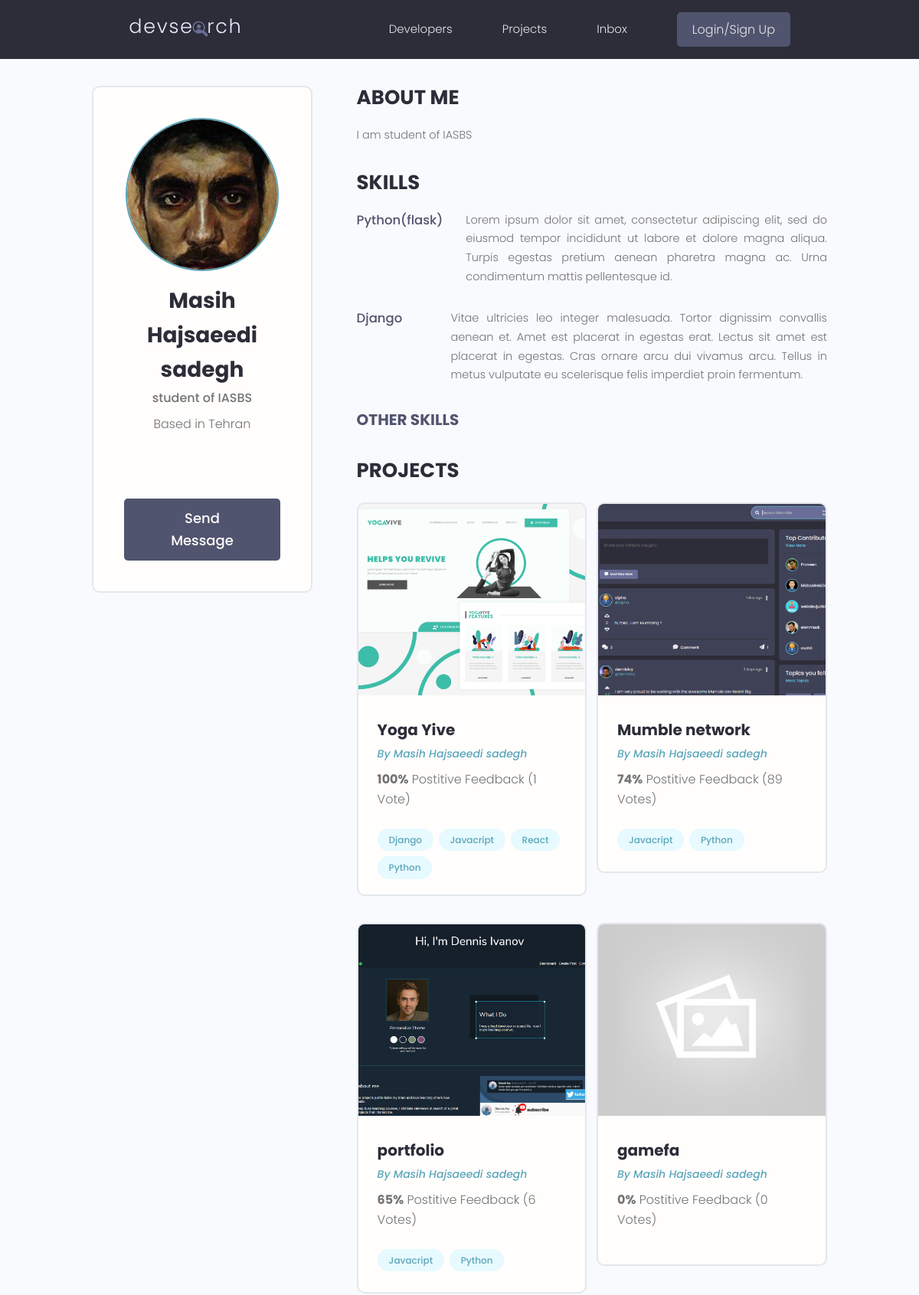
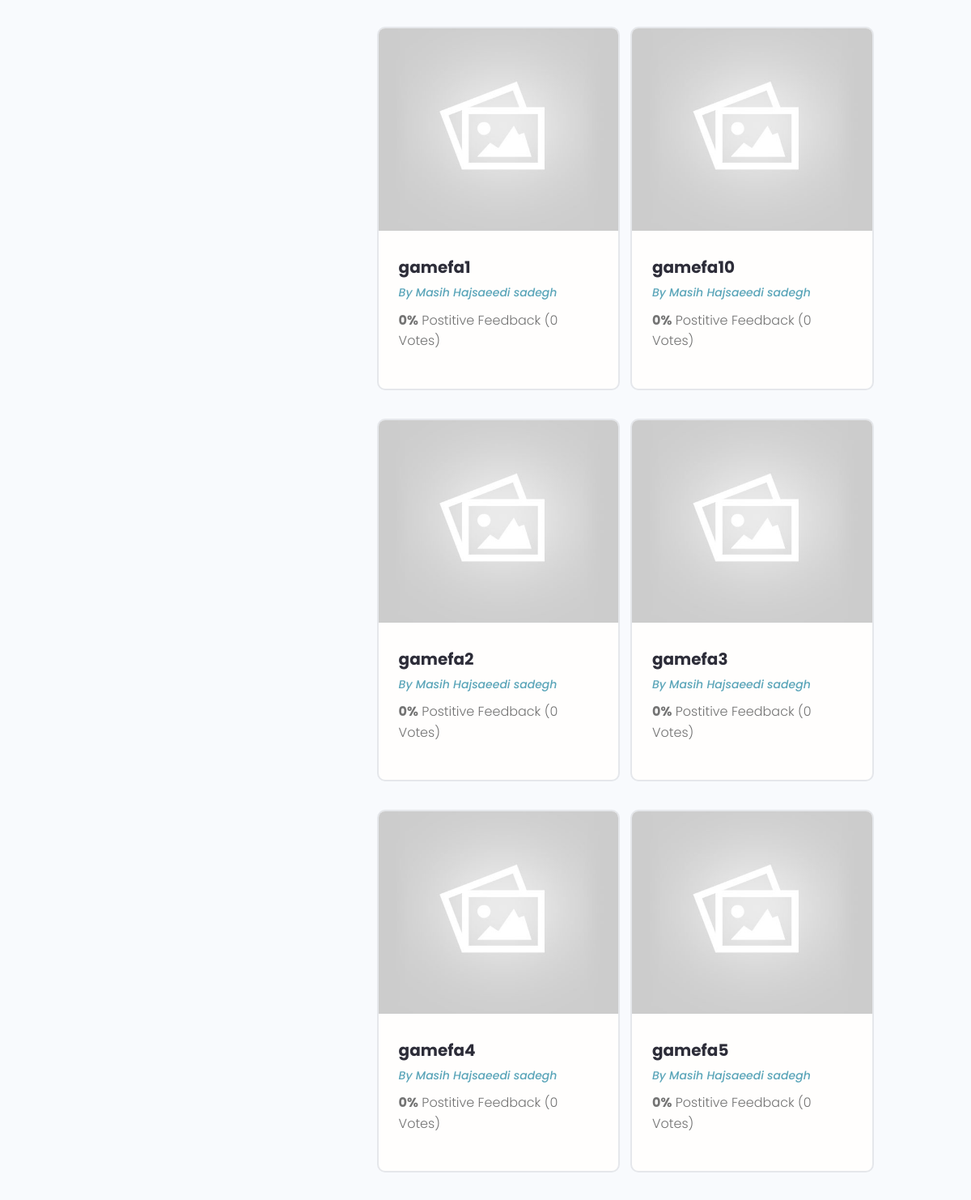
/profile/cf2e8592-e9a0-4fb7-9c13-87b04790bfd5/ (upper part), run on the app's committed database (2 pictures, top to bottom).
### users/models.py (models this page shows, shortened)
class Profile(models.Model):
    user = models.OneToOneField(User, on_delete=models.CASCADE, null=True, blank=True)
    name = models.CharField(max_length=200, null=True, blank=True)
    email = models.EmailField(max_length=500, null=True, blank=True)
    username = models.CharField(max_length=200, null=True, blank=True)
    location = models.CharField(max_length=200, null=True, blank=True)
    short_intro = models.CharField(max_length=200, null=True, blank=True)
    bio = models.TextField(null=True, blank=True)
    profile_image = models.ImageField(null=True, blank=True, upload_to='profiles/', default='profiles/user-default.png')
    social_github = models.CharField(max_length=200, null=True, blank=True)
    social_twitter = models.CharField(max_length=200, null=True, blank=True)
    social_linkedin = models.CharField(max_length=200, null=True, blank=True)
    social_youtube = models.CharField(max_length=200, null=True, blank=True)
    social_website = models.CharField(max_length=200, null=True, blank=True)
    created = models.DateTimeField(auto_now_add=True)
    id = models.UUIDField(default=uuid.uuid4, unique=True, primary_key=True, editable=False)

class Skill(models.Model):
    owner = models.ForeignKey(Profile, on_delete=models.CASCADE, null=True, blank=True)
    name = models.CharField(max_length=200, null=True, blank=True)
    description = models.TextField(null=True, blank=True)
    created = models.DateTimeField(auto_now_add=True)
    id = models.UUIDField(default=uuid.uuid4, unique=True, primary_key=True, editable=False)

### projects/models.py (models this page shows, shortened)
class Project(models.Model):
    owner = models.ForeignKey(Profile, null=True, blank=True, on_delete=models.SET_NULL)
    title = models.CharField(max_length=200)
    description = models.TextField(null=True, blank= True) # null is for database and blank is for django
    featured_image = models.ImageField(null=True, blank= True, default='default.jpg')
    demo_link = models.CharField(max_length=2000, null=True, blank=True)
    source_link = models.CharField(max_length=2000, null=True, blank=True)
    tags = models.ManyToManyField('Tag', blank=True)
    vote_total = models.IntegerField(default=0, null=True, blank=True)
    vote_ratio = models.IntegerField(default=0, null=True, blank=True)
    created = models.DateTimeField(auto_now_add=True)
    id = models.UUIDField(default=uuid.uuid4, unique=True, primary_key=True, editable=False)
    class Meta:
        ordering = ['-vote_ratio', '-vote_total', 'title']

class Tag(models.Model):
    name = models.CharField(max_length=200)
    created = models.DateTimeField(auto_now_add=True)
    id = models.UUIDField(default=uuid.uuid4, unique=True, primary_key=True, editable=False)
    def __str__(self):
        return self.name

### users/views.py (the view)
# urls.py: path('profile/<str:pk>/', views.user_profile, name='user-profile'),
def user_profile(request, pk):
    profile = Profile.objects.get(id=pk)
    top_skills = profile.skill_set.exclude(description__exact="")
    other_skills = profile.skill_set.filter(description="")
    context = {'profile':profile, 'top_skills':top_skills, 'other_skills':other_skills}
    return render(request, 'users/user-profile.html', context)

### users/templates/users/user-profile.html (shortened to what this page needs)
{% extends 'main.html' %}
{% block content %}
<main class="profile my-md">
    <div class="container">
      <div class="layout">
        <div class="column column--1of3">
          <div class="card text-center">
            <div class="card__body dev">
              <img class="avatar avatar--xl" src="{{ profile.profile_image.url }}" />
              <h2 class="dev__name">{{profile.name}}</h2>
              <p class="dev__title">{{profile.short_intro}}</p>
              <p class="dev__location">Based in {{profile.location}}</p>
              <ul class="dev__social">
              </ul>
              {% if request.user.profile.id != profile.id %}
              <a href="{% url 'create-message' profile.id %}" class="btn btn--sub btn--lg">Send Message </a>
              {% endif %}
            </div>
          </div>
        </div>
        <div class="column column--2of3">
          <div class="devInfo">
            <h3 class="devInfo__title">About Me</h3>
            <p class="devInfo__about">{{profile.bio}}</p>
          </div>
          <div class="devInfo">
            <h3 class="devInfo__title">Skills</h3>
            <div class="devInfo__skills">
                {% for skill in top_skills %}
                <div class="devSkill">
                    <h4 class="devSkill__title">{{skill.name}}</h4>
                    <p class="devSkill__info">
                    {{skill.description}}
                    </p>
                </div>
                {% endfor %}
              <h3 class="devInfo__subtitle">Other Skills</h3>
            </div>
          </div>
          <div class="devInfo">
            <h3 class="devInfo__title">Projects</h3>
            <div class="grid grid--two">
                {% for project in profile.project_set.all %}
                <div class="column">
                    <div class="card project">
                    <a href="{% url 'project' project.id %}" class="project">
                        <img class="project__thumbnail" src="{{project.featured_image.url}}" alt="project thumbnail" />
                        <div class="card__body">
                        <h3 class="project__title">{{project.title}}</h3>
                        <p><a class="project__author" href="{% url 'user-profile' project.owner.id %}">By {{project.owner.name}}</a></p>
                        <p class="project--rating">
                            <span style="font-weight: bold;">{{project.vote_ratio}}%</span> Postitive
                            Feedback ({{project.vote_total}} Vote{{project.vote_total|pluralize:"s"}})
                        </p>
                        <div class="project__tags">
                            {% for tag in project.tags.all %}
                            <span class="tag tag--pill tag--main">
                            <small>{{tag}}</small>
                            </span>
                            {% endfor %}
                        </div>
                        </div>
                    </a>
                    </div>
                </div>
                {% endfor %}
            </div>
          </div>
        </div>
      </div>
    </div>
  </main>
{% endblock content %}

### static/styles/app.css (style rules this page uses)
:root { --color-sub: #2d2d39; }
.btn--sub { background-color: var(--color-sub-light); }
.card { border: 2px solid var(--color-light); }
img { width: 100%; }
.profile .card > .dev { padding: 4rem; }
.dev__name { color: var(--color-sub); font-size: 2.8rem; font-weight: 700; margin-top: 1rem; margin-bottom: 0.5rem; }
.dev__title { font-size: 1.6rem; font-weight: 500; line-height: 1.3; }
.dev__location { margin-top: 1rem; }
.dev__social { margin: 3rem 0; list-style: none; display: flex; justify-content: center; gap: 1.5rem; }
.devInfo { margin-bottom: 3rem; }
.devInfo__title, .devInfo__subtitle { font-size: 2.6rem; color: var(--color-sub); text-transform: uppercase; font-weight: 700; margin-bottom: 1.5rem; }
.devInfo__subtitle { font-size: 2rem; color: var(--color-sub-light); }
.devInfo__about, .devSkill__info { font-size: 1.45rem; line-height: 1.7; text-align: justify; }
.devSkill { margin-bottom: 3rem; }
.devSkill__title { font-size: 1.65rem; font-weight: 500; color: var(--color-sub-light); }
@media screen and (min-width: 700px) { .devSkill { display: flex; justify-content: space-between; gap: 3rem; } }
@media screen and (min-width: 700px) { .devSkill__info { flex-basis: 80%; } }
.project__author { font-size: 1.4rem; font-style: italic; }
.project--rating { margin-bottom: 1.6em; margin-top: .5em; }
.project__thumbnail { height: 25rem; object-fit: cover; object-position: top center; }
.project__title { font-size: 2rem; font-weight: 700; color: var(--color-sub); }

### static/uikit/styles/modules/_variables.css (style rules this page uses)
:root { --color-main: #5aa5b9; --color-main-light: #e6faff; --color-sub: #3f4156; --color-sub-light: #51546e; --color-sub-lighter: #ededfd; --color-text: #737373; --color-gray: #8b8b8b; --color-light: #e5e7eb; --color-light-gray: #767676; --color-bg: #f8fafd; --color-white: #fffefd; --color-white-light: #f3f3f3; --color-success: #359e64; --color-success-bg: #def8e8; --color-error: #fc4b0b; --color-error-bg: #fff2ee; --font-base: 'Poppins', arial, helvetica, 'Segoe UI', roboto, ubuntu, sans-serif; --font-monospace: 'Fira Code', 'Courier New', courier, monospace; --font-regular: 300; --font-medium: 500; --font-bold: 700; --generic-shadow: 1px 1px 5px #00000010; --generic-transition: all 0.3s ease-in-out; }

### static/uikit/styles/modules/_base.css (style rules this page uses)
* { margin: 0; padding: 0; box-sizing: border-box; text-rendering: optimizeLegibility; color: inherit; font-size: inherit; }
html { font-size: 50%; }
@media only screen and (min-width: 480px) { html { font-size: 56.25%; } }
@media only screen and (min-width: 1200px) { html { font-size: 62.5%; } }
body { line-height: 1.6; font-weight: 400; font-size: 1.5rem; color: var(--color-text); background-color: var(--color-bg); min-height: 100vh; }

### static/uikit/styles/modules/_typography.css (style rules this page uses)
* { font-family: var(--font-base); }
h2 { font-size: 3.6rem; font-weight: var(--font-bold); }
h3 { font-size: 3.2rem; font-weight: var(--font-medium); }
h4 { font-size: 2.8rem; font-weight: var(--font-medium); }
p, span, strong { font-size: 1.6rem; color: var(--color-text); font-weight: var(--font-regular); }
a { padding-bottom: 2px; text-decoration: none; display: inline-block; color: var(--color-main); font-weight: var(--font-medium); }

### static/uikit/styles/modules/_utilities.css (style rules this page uses)
.container { width: 92%; max-width: 165rem; margin: 0 auto; box-sizing: border-box; }
@media screen and (min-width: 1000px) { .container { width: 90%; } }
@media screen and (min-width: 1200px) { .container { width: 80%; } }
.text-center { text-align: center; }
.my-md { margin: 3rem auto; }

### static/uikit/styles/modules/_avatar.css (style rules this page uses)
.avatar { border-radius: 50%; border: 2px solid var(--color-main); object-fit: cover; }
.avatar--xl { height: 20rem; width: 20rem; }

### static/uikit/styles/modules/_button.css (style rules this page uses)
.btn { display: inline-block; position: relative; cursor: pointer; background-color: var(--color-light); font-weight: var(--font-medium); color: var(--color-sub); text-decoration: none; padding: 1rem 2rem; border-radius: 0.5rem; border: none; width: -webkit-fit-content; width: -moz-fit-content; width: fit-content; height: -webkit-fit-content; height: -moz-fit-content; height: fit-content; font-size: 1.6rem; outline-width: 0; outline-color: transparent; -webkit-backface-visibility: hidden; backface-visibility: hidden; transition: all 0.3s ease-in-out; }
.btn--sub { background-color: var(--color-sub); color: var(--color-white); }
.btn--lg { font-size: 1.8rem; padding: 1.2rem 4.5rem; }

### static/uikit/styles/modules/_card.css (style rules this page uses)
.card { border-radius: 1rem; background-color: var(--color-white); border: 1.5px solid var(--color-light); width: auto; height: auto; margin-top: 0.5rem; margin-bottom: 0.5rem; overflow: hidden; }
.card__body, .card__header { padding: 2rem 2.5rem; }

### data on the page
Profile: profile_image (picture), name "Masih Hajsaeedi sadegh", short_intro "student of IASBS", location "Tehran", bio "I am student of IASBS"
Skill: name "Python(flask)", description "Lorem ipsum dolor sit amet, consectetur adipiscing elit, sed do eiusmod tempor incididunt ut labore et dolore magna aliqua. Turpis egestas pretium aenean pharetra magna ac. Urna condimentum mattis pellentesque id."
Skill: name "Django", description "Vitae ultricies leo integer malesuada. Tortor dignissim convallis aenean et. Amet est placerat in egestas erat. Lectus sit amet est placerat in egestas. Cras ornare arcu dui vivamus arcu. Tellus in metus vulputate eu scelerisque felis imperdiet proin fermentum."
Project: featured_image (picture), title "Yoga Yive", owner.name "Masih Hajsaeedi sadegh", vote_ratio "100", vote_total "1"
Tag: name "Django"
Tag: name "Javacript"
Tag: name "React"
Tag: name "Python"
Project: featured_image (picture), title "Mumble network", owner.name "Masih Hajsaeedi sadegh", vote_ratio "74", vote_total "89"
Project: featured_image (picture), title "portfolio", owner.name "Masih Hajsaeedi sadegh", vote_ratio "65", vote_total "6"
Project: featured_image (placeholder picture), title "gamefa", owner.name "Masih Hajsaeedi sadegh", vote_ratio "0", vote_total "0"
Project: featured_image (placeholder picture), title "gamefa1", owner.name "Masih Hajsaeedi sadegh", vote_ratio "0", vote_total "0"
Project: featured_image (placeholder picture), title "gamefa10", owner.name "Masih Hajsaeedi sadegh", vote_ratio "0", vote_total "0"
Project: featured_image (placeholder picture), title "gamefa2", owner.name "Masih Hajsaeedi sadegh", vote_ratio "0", vote_total "0"
Project: featured_image (placeholder picture), title "gamefa3", owner.name "Masih Hajsaeedi sadegh", vote_ratio "0", vote_total "0"
Project: featured_image (placeholder picture), title "gamefa4", owner.name "Masih Hajsaeedi sadegh", vote_ratio "0", vote_total "0"
Project: featured_image (placeholder picture), title "gamefa5", owner.name "Masih Hajsaeedi sadegh", vote_ratio "0", vote_total "0"
